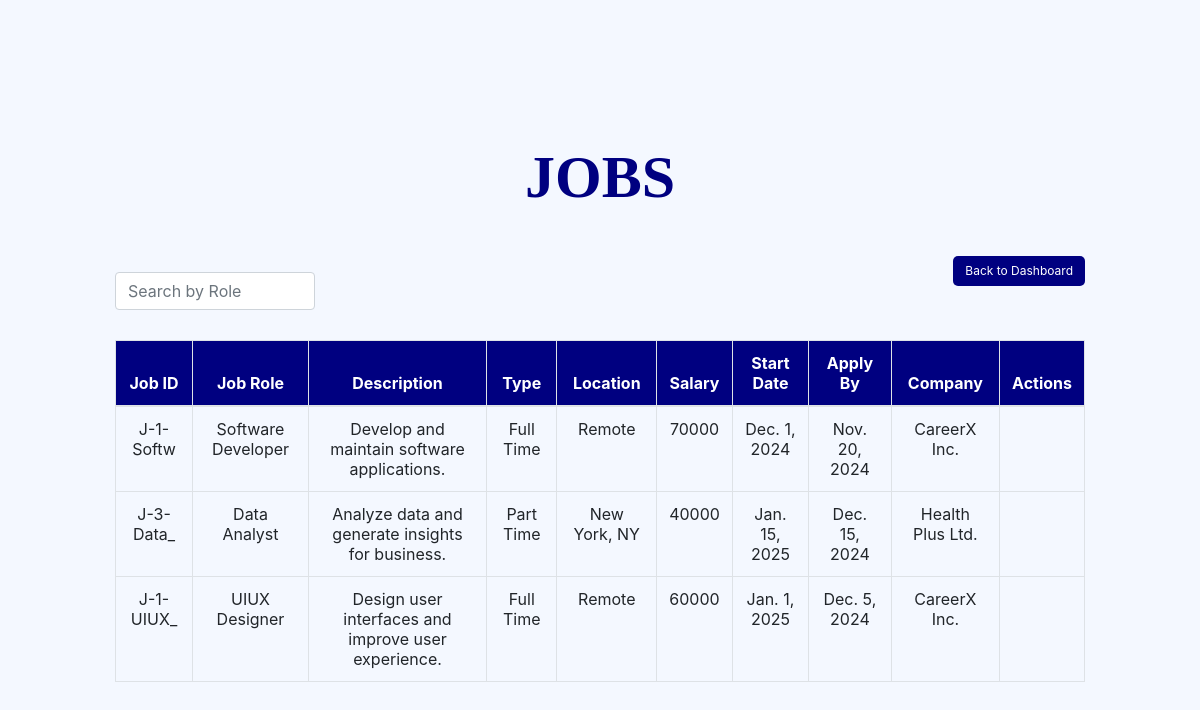
The page /view_jobs/ (signed in) on the database its author committed.
### home/models.py (models this page shows, shortened)
class Job(models.Model):
    job_id = models.CharField(max_length=25, primary_key=True)
    job_role = models.CharField(max_length=50, default="Job Role Not Specified")
    description = models.TextField(default="Description not provided")
    job_type = models.CharField(
        max_length=20,
        choices=[('part_time', 'Part Time'), ('full_time', 'Full Time')],
        default='full_time',
    )
    location = models.CharField(
        max_length=20,
        choices=[('remote', 'Remote'), ('in_office', 'In Office'), ('hybrid', 'Hybrid')],
        default='remote',
    )
    salary = models.PositiveIntegerField(default=0)
    start_date = models.DateField(default=date(2024, 1, 1))
    last_date_to_apply = models.DateField(default=date(2024, 12, 31))
    posted_date = models.DateTimeField(auto_now_add=True)
    company = models.ForeignKey(
        Company, on_delete=models.CASCADE, related_name="jobs", null=True, blank=True
    )
    created_by = models.ForeignKey(
        Admin, on_delete=models.SET_NULL, null=True, blank=True, related_name="created_jobs"
    )

class Company(models.Model):
    company_id = models.IntegerField(primary_key=True)
    company_name = models.CharField(max_length=255)
    email = models.EmailField(unique=True)
    contact_number = models.BigIntegerField()
    street_number = models.CharField(max_length=255)
    city = models.CharField(max_length=255)
    state = models.CharField(max_length=255)
    country = models.CharField(max_length=255)
    pincode = models.CharField(max_length=10)
    password = models.CharField(max_length=100)

### home/views.py (the view)
# urls.py: path('view_jobs/', views.view_jobs, name='view_jobs'),
@login_required
def view_jobs(request):
    student = None
    company_user = None
    user_email = request.session.get('user_email')
    if request.session.get('user_type') == 'student':
        student = Student.objects.filter(email=user_email).first()
    elif request.session.get('user_type') == 'company':
        company_user = Company.objects.filter(email=user_email).first()
    today = date.today()
    jobs = Job.objects.prefetch_related('job_applications__student').annotate(
        student_applied=Exists(
            JobApplications.objects.filter(job=OuterRef('pk'), student=student)
        ),
        is_owner=Case(
            When(company=company_user, then=Value(True)),
            default=Value(False),
            output_field=BooleanField()
        ),
        is_expired=Case(
            When(last_date_to_apply__lt=today, then=Value(True)),
            default=Value(False),
            output_field=BooleanField()
        )
    )
    return render(request, 'view_jobs.html', {
        'jobs': jobs,
        'can_manage_jobs': request.session.get('user_type') == 'company',
        'is_student': request.session.get('user_type') == 'student',
        'user_type': request.session.get('user_type'),
        'user_email': user_email  # Pass the user's email to the template
    })

### home/templates/view_jobs.html (shortened to what this page needs)
{% load static %}
<html>
<head>
    <link rel="stylesheet" href="https://stackpath.bootstrapcdn.com/bootstrap/4.3.1/css/bootstrap.min.css">
</head>
<body>
    <section class="vh-100">
        <div class="container-fluid">
            <div class="row d-flex justify-content-center align-items-center h-100">
                <div class="col-md-12 col-lg-10 col-xl-10">
                    <div class="header">
                        <h><b>JOBS<b><h>
                    </div>
                    <div class="d-flex justify-content-between align-items-center">
                        <div class="search-container">
                            <input type="text" id="roleSearchBar" class="form-control search-bar" placeholder="Search by Role" onkeyup="filterByRole()">
                        </div>
                        <div class="button-container">
                            <a href="{% url 'dashboard' %}">
                                <button class="btn btn-secondary btn-custom">Back to Dashboard</button>
                            </a>
                        </div>
                    </div>
                    <div class="table-container">
                        <table class="table table-bordered">
                            <thead>
                                <tr>
                                    <th>Job ID</th>
                                    <th>Job Role</th>
                                    <th>Description</th>
                                    <th>Type</th>
                                    <th>Location</th>
                                    <th>Salary</th>
                                    <th>Start Date</th>
                                    <th>Apply By</th>
                                    <th>Company</th>
                                    <th>Actions</th>
                                </tr>
                            </thead>
                            <tbody id="job-table-body">
                                {% for job in jobs %}
                                <tr>
                                    <td>{{ job.job_id }}</td>
                                    <td>{{ job.job_role }}</td>
                                    <td>{{ job.description }}</td>
                                    <td>{{ job.get_job_type_display }}</td>
                                    <td>{{ job.get_location_display }}</td>
                                    <td>{{ job.salary }}</td>
                                    <td>{{ job.start_date }}</td>
                                    <td>{{ job.last_date_to_apply }}</td>
                                    <td>
                                        {% if job.company %}
                                            {{ job.company.company_name }}
                                        {% else %}
                                            Unknown
                                        {% endif %}
                                    </td>
                                    <td class="actions-container">
                                    </td>
                                </tr>
                                {% empty %}
                                <tr>
                                    <td colspan="10">No jobs available.</td>
                                </tr>
                                {% endfor %}
                            </tbody>
                        </table>
                    </div>
                </div>
            </div>
        </div>
    </section>
</body>
</html>

### home/templates/view_jobs.html (style rules this page uses)
* { margin: 0; padding: 0; box-sizing: border-box; }
body { background-color: #f4f8ff; }
.btn-custom { font-size: 12px; width: 100%; margin-bottom: 10px; background-color: navy; color: white; border: none; border-radius: 5px; }
.table-container { margin-top: 30px; }
table { width: 100%; table-layout: auto; word-wrap: break-word; }
thead { background-color:navy; color: white; }
th, td { padding: 10px; text-align: center; }
.header { padding-top: 30px; text-align: center; font-size: 60px; color: navy; font-family: 'Times New Roman'; }
.search-bar { width: 200px; margin-top: 30px; }
.search-container { display: flex; gap: 10px; margin-top: 20px; }
.button-container { display: flex; justify-content: flex-end; margin-top: 20px; gap: 20px; }

### rows shown on the page
Job: job_id "J-1-Softw", job_role "Software Developer", description "Develop and maintain software applications.", job_type "Full Time", location "Remote", salary "70000", start_date "Dec. 1, 2024", last_date_to_apply "Nov. 20, 2024", company.company_name "CareerX Inc."
Job: job_id "J-3-Data_", job_role "Data Analyst", description "Analyze data and generate insights for business.", job_type "Part Time", location "New York, NY", salary "40000", start_date "Jan. 15, 2025", last_date_to_apply "Dec. 15, 2024", company.company_name "Health Plus Ltd."
Job: job_id "J-1-UIUX_", job_role "UIUX Designer", description "Design user interfaces and improve user experience.", job_type "Full Time", location "Remote", salary "60000", start_date "Jan. 1, 2025", last_date_to_apply "Dec. 5, 2024", company.company_name "CareerX Inc."
